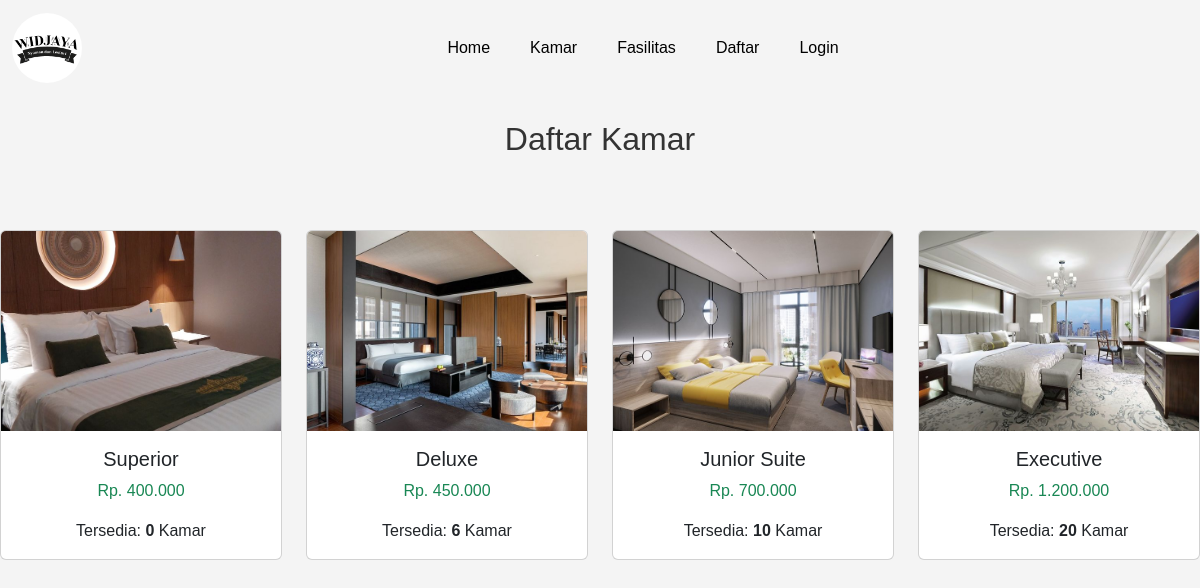
Page /kamar.php on the committed database.
### tables this page shows
CREATE TABLE `kamar` (
  `idkamar` int NOT NULL,
  `tipe` varchar(50) NOT NULL,
  `ketersediaan` int NOT NULL,
  `harga` float NOT NULL,
  `gambar` varchar(50) NOT NULL
);

### kamar.php (the view, shortened to what this page needs)
<?php
require_once ('view/header.php');
?>
<h2 class="text-center my-4">Daftar Kamar</h2>
<div class="row">
    <?php
        $sql = $pdo->query("SELECT * FROM kamar");
        while($data = $sql->fetch()) {
            $tipe = $data['tipe'];
            $persediaan = $data['ketersediaan'];
            $harga = $data['harga'];
            $gambar = $data['gambar'];
            $angka = number_format($harga, 0, ",", ".");
    ?>
    <div class="col-sm-3 mt-5">
        <div class="card h-100">
            <img src="Savegambar/<?php echo $gambar; ?>" class="card-img-top" alt="Gambar <?php echo htmlspecialchars($tipe); ?>" style="height: 200px; object-fit: cover;">
            <div class="card-body">
                <h5 class="card-title text-center"><?php echo htmlspecialchars($tipe); ?></h5>
                <p class="card-text text-center text-success font-weight-bold">Rp. <?php echo $angka; ?></p>
                <p class="card-text text-center">Tersedia: <strong><?php echo $persediaan; ?></strong> Kamar</p>
            </div>
        </div>
    </div>
    <?php
        }
    ?>
</div>

### css/styling.css (style rules this page uses)
body { margin: 0; font-family: Arial, sans-serif; color: #333; }
body { font-family: Arial, sans-serif; background-color: #f4f4f4; margin: 0; padding: 0; }
h2 { text-align: center; margin-bottom: 20px; color: #333; }

### rows in the picture
kamar: gambar (picture), tipe "Superior", harga "400.000", ketersediaan "0"
kamar: gambar (picture), tipe "Deluxe", harga "450.000", ketersediaan "6"
kamar: gambar (picture), tipe "Junior Suite", harga "700.000", ketersediaan "10"
kamar: gambar+tipe (picture), tipe "Executive", harga "1.200.000", ketersediaan "20"
